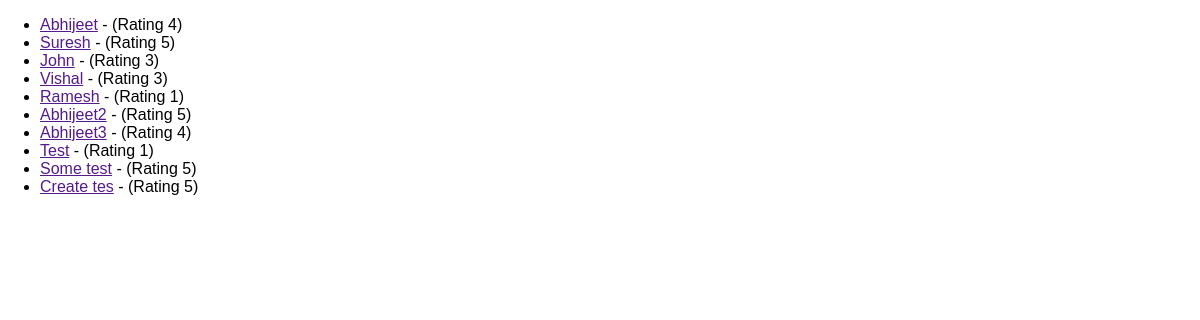
Page /review-list on the committed database.
### reviews/models.py (models this page shows, shortened)
class Review(models.Model):
    user_name = models.CharField(max_length=10)
    review_text = models.TextField(max_length=200)
    rating = models.IntegerField(validators=[MaxValueValidator(5), MinValueValidator(1)])
    class Meta:
        verbose_name = 'Review'
        verbose_name_plural = 'Reviews'

### reviews/views.py (the view)
# urls.py: path('review-list', views.ReviewListView.as_view()),
class ReviewListView(ListView):
    model = Review
    template_name = 'reviews/review_list.html'
    context_object_name = 'list_review'
    """ def get_queryset(self):
        queryset = super().get_queryset()
        queryset = queryset.filter(rating__gt = 3)
        return queryset """

### reviews/templates/reviews/review_list.html (shortened to what this page needs)
{% extends 'reviews/base.html' %}
{% block content %}
    <ul>
        {% for review in list_review %}
            <li><a href="">{{ review.user_name }}</a> - (Rating {{ review.rating }})</li>
        {% endfor %}
    </ul>
{% endblock content %}

### reviews/templates/reviews/base.html (shortened to what this page needs)
{% load static %}
<!DOCTYPE html>
<html lang="en">
<head>
    <link rel="stylesheet" href="{% static 'reviews/styles.css' %}" />
</head>
<body>
    {% block content %}
    {% endblock content %}
</body>
</html>

### reviews/static/reviews/styles.css (style rules this page uses)
body { font-family: sans-serif; margin: 0; }

### rows in the picture
Review: user_name "Abhijeet", rating "4"
Review: user_name "Suresh", rating "5"
Review: user_name "John", rating "3"
Review: user_name "Vishal", rating "3"
Review: user_name "Ramesh", rating "1"
Review: user_name "Abhijeet2", rating "5"
Review: user_name "Abhijeet3", rating "4"
Review: user_name "Test", rating "1"
Review: user_name "Some test", rating "5"
Review: user_name "Create tes", rating "5"
